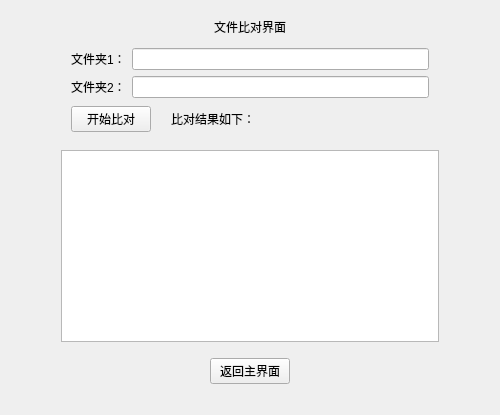
<?xml version="1.0" encoding="UTF-8"?>
<ui version="4.0">
 <class>Form</class>
 <widget class="QWidget" name="Form">
  <property name="geometry">
   <rect>
    <x>0</x>
    <y>0</y>
    <width>500</width>
    <height>415</height>
   </rect>
  </property>
  <property name="windowTitle">
   <string>Form</string>
  </property>
  <layout class="QVBoxLayout" name="verticalLayout_2">
   <item>
    <layout class="QVBoxLayout" name="verticalLayout">
     <property name="leftMargin">
      <number>50</number>
     </property>
     <property name="rightMargin">
      <number>50</number>
     </property>
     <property name="bottomMargin">
      <number>20</number>
     </property>
     <item>
      <widget class="QLabel" name="label">
       <property name="text">
        <string>文件比对界面</string>
       </property>
       <property name="alignment">
        <set>Qt::AlignCenter</set>
       </property>
      </widget>
     </item>
     <item>
      <layout class="QHBoxLayout" name="horizontalLayout">
       <property name="leftMargin">
        <number>10</number>
       </property>
       <property name="rightMargin">
        <number>10</number>
       </property>
       <item>
        <widget class="QLabel" name="label_2">
         <property name="text">
          <string>文件夹1：</string>
         </property>
        </widget>
       </item>
       <item>
        <widget class="QLineEdit" name="lineEdit1"/>
       </item>
      </layout>
     </item>
     <item>
      <layout class="QHBoxLayout" name="horizontalLayout_2">
       <property name="leftMargin">
        <number>10</number>
       </property>
       <property name="rightMargin">
        <number>10</number>
       </property>
       <item>
        <widget class="QLabel" name="label_3">
         <property name="text">
          <string>文件夹2：</string>
         </property>
        </widget>
       </item>
       <item>
        <widget class="QLineEdit" name="lineEdit2"/>
       </item>
      </layout>
     </item>
     <item>
      <layout class="QHBoxLayout" name="horizontalLayout_3">
       <property name="spacing">
        <number>20</number>
       </property>
       <property name="leftMargin">
        <number>10</number>
       </property>
       <item>
        <widget class="QPushButton" name="Button1">
         <property name="sizePolicy">
          <sizepolicy hsizetype="Fixed" vsizetype="Fixed">
           <horstretch>0</horstretch>
           <verstretch>0</verstretch>
          </sizepolicy>
         </property>
         <property name="text">
          <string>开始比对</string>
         </property>
        </widget>
       </item>
       <item>
        <widget class="QLabel" name="label_4">
         <property name="sizePolicy">
          <sizepolicy hsizetype="Preferred" vsizetype="Preferred">
           <horstretch>0</horstretch>
           <verstretch>0</verstretch>
          </sizepolicy>
         </property>
         <property name="text">
          <string>比对结果如下：</string>
         </property>
        </widget>
       </item>
      </layout>
     </item>
     <item>
      <layout class="QHBoxLayout" name="horizontalLayout_4">
       <property name="sizeConstraint">
        <enum>QLayout::SetDefaultConstraint</enum>
       </property>
       <property name="topMargin">
        <number>10</number>
       </property>
       <property name="bottomMargin">
        <number>10</number>
       </property>
       <item>
        <widget class="QTextBrowser" name="textBrowser">
         <property name="sizePolicy">
          <sizepolicy hsizetype="MinimumExpanding" vsizetype="Minimum">
           <horstretch>0</horstretch>
           <verstretch>0</verstretch>
          </sizepolicy>
         </property>
        </widget>
       </item>
      </layout>
     </item>
     <item>
      <layout class="QHBoxLayout" name="horizontalLayout_5">
       <item>
        <widget class="QPushButton" name="Button2">
         <property name="sizePolicy">
          <sizepolicy hsizetype="Fixed" vsizetype="Fixed">
           <horstretch>0</horstretch>
           <verstretch>0</verstretch>
          </sizepolicy>
         </property>
         <property name="text">
          <string>返回主界面</string>
         </property>
        </widget>
       </item>
      </layout>
     </item>
    </layout>
   </item>
  </layout>
 </widget>
 <resources/>
 <connections/>
</ui>
